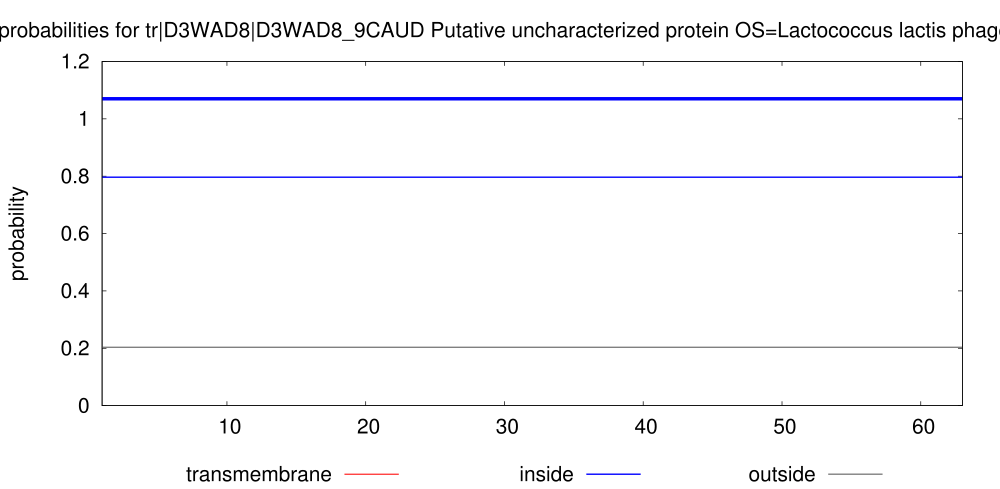

Write gnuplot code to recreate this figure.
set arrow from 1,1.07 to 63,1.07 nohead lt 3 lw 10
set key below
set title "TMHMM posterior probabilities for tr|D3WAD8|D3WAD8_9CAUD Putative uncharacterized protein OS=Lactococcus lactis phage p2 PE=4 SV=1 ORF=21"
set yrange [0:1.2]
set size 2., 1.4
#set xlabel "position"
set ylabel "probability"
set xrange [1:63]
# Make the ps plot
set term postscript eps color solid "Helvetica" 30
set output "./TMHMM_9908/tr_D3WAD8_D3WAD8_9CAUD.eps"
plot "./TMHMM_9908/tr_D3WAD8_D3WAD8_9CAUD.plp" using 1:4 title "transmembrane" with impulses lt 1 lw 3, \
"" using 1:3 title "inside" with line lt 3 lw 4, \
"" using 1:5 title "outside" with line lt 9 lw 4
exit
